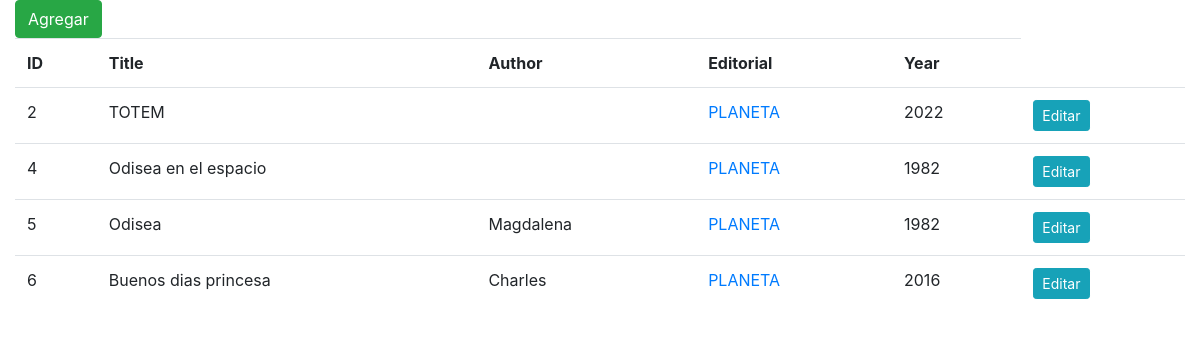
The app's page /catalog/Planeta/books with its own data.
### catalog/models.py (models this page shows, shortened)
class Book(models.Model):
    title       = models.CharField(max_length=45)
    year        = models.IntegerField()
    editorial   = models.CharField(max_length=25)
    volume      = models.IntegerField(null=True)
    price       = models.FloatField(null=True)
    author = models.ForeignKey(Author, on_delete=models.CASCADE, null=True)
    def __str__(self):
        return self.title

class Author(models.Model):
    first_name = models.CharField(max_length=30)
    last_name = models.CharField(max_length=30)
    nationality = models.CharField(max_length=50)
    genere = models.CharField(max_length=15)

### catalog/views.py (the view)
# urls.py: path('catalog/<editorial>/books', views.get_books_by_editorial)
def get_books_by_editorial(request, editorial):
    books = Book.objects.filter(editorial=editorial)
    year = request.GET.get("year")
    if year != None:
        books = books.filter(year=year)
    return render(request,'catalog/index.html', {'books':books})

### catalog/templates/catalog/index.html
{% extends "layout.html" %}
{% block content %}
    <a href="/catalog/books" class="btn btn-success">Agregar</a>
    <table boder="1" class="table">
        {% load format_name %}
        <tr>
            <th>ID</th>
            <th>Title</th>
            <th>Author</th>
            <th>Editorial</th>
            <th>Year</th>
        </tr>
        {% for book in books %}
            <tr>
                <td>{{ book.id }}</td>
                <td>{{ book.title }}</td>
                <td>{{ book.author.first_name }}</code></td>
                <td>
                    <a href ="/catalog/{{book.editorial}}/books">
                        {{book.editorial | upper }}
                    </a>
                </td>
                <td>{{ book.year | add:"2" }}</td>
                <td>
                    <a class="btn btn-sm btn-info"
                        href="/book/{{book.id}}">
                        Editar
                    </a>
                </td>
            </tr>
        {% endfor %}
    </table>
{% endblock %}

### catalog/templates/layout.html (shortened to what this page needs)
{% load bootstrap4 %}
<!DOCTYPE html>
<html>
    <head>
        {% bootstrap_css %}
    </head>
    <body>
        <div class="container-fluid">
            {% block content %}
            {% endblock %}
        </div>
    </body>
</html>

### records on screen
Book: id "2", title "TOTEM", editorial "PLANETA", year|add "2022"
Book: id "4", title "Odisea en el espacio", editorial "PLANETA", year|add "1982"
Book: id "5", title "Odisea", author.first_name "Magdalena", editorial "PLANETA", year|add "1982"
Book: id "6", title "Buenos dias princesa", author.first_name "Charles", editorial "PLANETA", year|add "2016"
